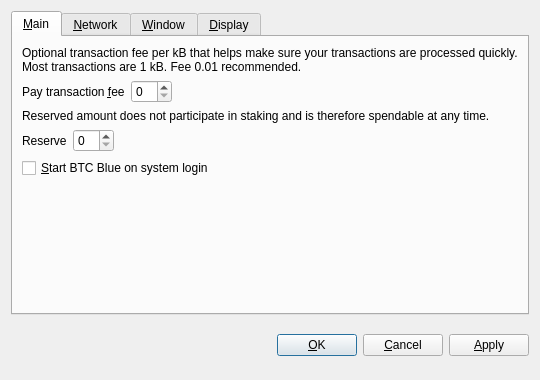
<?xml version="1.0" encoding="UTF-8"?>
<ui version="4.0">
 <class>OptionsDialog</class>
 <widget class="QDialog" name="OptionsDialog">
  <property name="geometry">
   <rect>
    <x>0</x>
    <y>0</y>
    <width>540</width>
    <height>380</height>
   </rect>
  </property>
  <property name="windowTitle">
   <string>Options</string>
  </property>
  <property name="modal">
   <bool>true</bool>
  </property>
  <layout class="QVBoxLayout" name="verticalLayout">
   <item>
    <widget class="QTabWidget" name="tabWidget">
     <property name="tabPosition">
      <enum>QTabWidget::North</enum>
     </property>
     <property name="currentIndex">
      <number>0</number>
     </property>
     <widget class="QWidget" name="tabMain">
      <attribute name="title">
       <string>&amp;Main</string>
      </attribute>
      <layout class="QVBoxLayout" name="verticalLayout_Main">
       <item>
        <widget class="QLabel" name="transactionFeeInfoLabel">
         <property name="text">
          <string>Optional transaction fee per kB that helps make sure your transactions are processed quickly. Most transactions are 1 kB. Fee 0.01 recommended.</string>
         </property>
         <property name="textFormat">
          <enum>Qt::PlainText</enum>
         </property>
         <property name="wordWrap">
          <bool>true</bool>
         </property>
        </widget>
       </item>
       <item>
        <layout class="QHBoxLayout" name="horizontalLayoutFee">
         <item>
          <widget class="QLabel" name="transactionFeeLabel">
           <property name="text">
            <string>Pay transaction &amp;fee</string>
           </property>
           <property name="textFormat">
            <enum>Qt::PlainText</enum>
           </property>
           <property name="buddy">
            <cstring>transactionFee</cstring>
           </property>
          </widget>
         </item>
         <item>
          <widget class="BitcoinAmountField" name="transactionFee"/>
         </item>
         <item>
          <spacer name="horizontalSpacerFee">
           <property name="orientation">
            <enum>Qt::Horizontal</enum>
           </property>
           <property name="sizeHint" stdset="0">
            <size>
             <width>40</width>
             <height>20</height>
            </size>
           </property>
          </spacer>
         </item>
        </layout>
       </item>
       <item>
        <widget class="QLabel" name="reserveBalanceInfoLabel">
         <property name="text">
          <string>Reserved amount does not participate in staking and is therefore spendable at any time.</string>
         </property>
         <property name="textFormat">
          <enum>Qt::PlainText</enum>
         </property>
         <property name="wordWrap">
          <bool>true</bool>
         </property>
        </widget>
       </item>
       <item>
        <layout class="QHBoxLayout" name="horizontalLayoutReserveBalance">
         <item>
          <widget class="QLabel" name="reserveBalanceLabel">
           <property name="text">
            <string>Reserve</string>
           </property>
           <property name="textFormat">
            <enum>Qt::PlainText</enum>
           </property>
           <property name="buddy">
            <cstring>reserveBalance</cstring>
           </property>
          </widget>
         </item>
         <item>
          <widget class="BitcoinAmountField" name="reserveBalance"/>
         </item>
         <item>
          <spacer name="horizontalSpacerReserveBalance">
           <property name="orientation">
            <enum>Qt::Horizontal</enum>
           </property>
           <property name="sizeHint" stdset="0">
            <size>
             <width>40</width>
             <height>20</height>
            </size>
           </property>
          </spacer>
         </item>
        </layout>
       </item>
       <item>
        <widget class="QCheckBox" name="bitcoinAtStartup">
         <property name="toolTip">
          <string>Automatically start BTC Blue after logging in to the system.</string>
         </property>
         <property name="text">
          <string>&amp;Start BTC Blue on system login</string>
         </property>
        </widget>
       </item>
       <item>
        <spacer name="verticalSpacer_Main">
         <property name="orientation">
          <enum>Qt::Vertical</enum>
         </property>
         <property name="sizeHint" stdset="0">
          <size>
           <width>20</width>
           <height>40</height>
          </size>
         </property>
        </spacer>
       </item>
      </layout>
     </widget>
     <widget class="QWidget" name="tabNetwork">
      <attribute name="title">
       <string>&amp;Network</string>
      </attribute>
      <layout class="QVBoxLayout" name="verticalLayout_Network">
       <item>
        <widget class="QCheckBox" name="mapPortUpnp">
         <property name="toolTip">
          <string>Automatically open the BTC Blue client port on the router. This only works when your router supports UPnP and it is enabled.</string>
         </property>
         <property name="text">
          <string>Map port using &amp;UPnP</string>
         </property>
        </widget>
       </item>
       <item>
        <widget class="QCheckBox" name="connectSocks">
         <property name="toolTip">
          <string>Connect to the BTC Blue network through a SOCKS5 proxy (e.g. when connecting through Tor).</string>
         </property>
         <property name="text">
          <string>&amp;Connect through SOCKS5 proxy:</string>
         </property>
        </widget>
       </item>
       <item>
        <layout class="QHBoxLayout" name="horizontalLayout_Network">
         <item>
          <widget class="QLabel" name="proxyIpLabel">
           <property name="text">
            <string>Proxy &amp;IP:</string>
           </property>
           <property name="textFormat">
            <enum>Qt::PlainText</enum>
           </property>
           <property name="buddy">
            <cstring>proxyIp</cstring>
           </property>
          </widget>
         </item>
         <item>
          <widget class="QValidatedLineEdit" name="proxyIp">
           <property name="maximumSize">
            <size>
             <width>140</width>
             <height>16777215</height>
            </size>
           </property>
           <property name="toolTip">
            <string>IP address of the proxy (e.g. 127.0.0.1)</string>
           </property>
          </widget>
         </item>
         <item>
          <widget class="QLabel" name="proxyPortLabel">
           <property name="text">
            <string>&amp;Port:</string>
           </property>
           <property name="textFormat">
            <enum>Qt::PlainText</enum>
           </property>
           <property name="buddy">
            <cstring>proxyPort</cstring>
           </property>
          </widget>
         </item>
         <item>
          <widget class="QLineEdit" name="proxyPort">
           <property name="maximumSize">
            <size>
             <width>55</width>
             <height>16777215</height>
            </size>
           </property>
           <property name="toolTip">
            <string>Port of the proxy (e.g. 9050)</string>
           </property>
          </widget>
         </item>
         <item>
          <spacer name="horizontalSpacer_Network">
           <property name="orientation">
            <enum>Qt::Horizontal</enum>
           </property>
           <property name="sizeHint" stdset="0">
            <size>
             <width>40</width>
             <height>20</height>
            </size>
           </property>
          </spacer>
         </item>
        </layout>
       </item>
       <item>
        <spacer name="verticalSpacer_Network">
         <property name="orientation">
          <enum>Qt::Vertical</enum>
         </property>
         <property name="sizeHint" stdset="0">
          <size>
           <width>20</width>
           <height>40</height>
          </size>
         </property>
        </spacer>
       </item>
      </layout>
     </widget>
     <widget class="QWidget" name="tabWindow">
      <attribute name="title">
       <string>&amp;Window</string>
      </attribute>
      <layout class="QVBoxLayout" name="verticalLayout_Window">
       <item>
        <widget class="QCheckBox" name="minimizeToTray">
         <property name="toolTip">
          <string>Show only a tray icon after minimizing the window.</string>
         </property>
         <property name="text">
          <string>&amp;Minimize to the tray instead of the taskbar</string>
         </property>
        </widget>
       </item>
       <item>
        <widget class="QCheckBox" name="minimizeOnClose">
         <property name="toolTip">
          <string>Minimize instead of exit the application when the window is closed. When this option is enabled, the application will be closed only after selecting Quit in the menu.</string>
         </property>
         <property name="text">
          <string>M&amp;inimize on close</string>
         </property>
        </widget>
       </item>
       <item>
        <spacer name="verticalSpacer_Window">
         <property name="orientation">
          <enum>Qt::Vertical</enum>
         </property>
         <property name="sizeHint" stdset="0">
          <size>
           <width>20</width>
           <height>40</height>
          </size>
         </property>
        </spacer>
       </item>
      </layout>
     </widget>
     <widget class="QWidget" name="tabDisplay">
      <attribute name="title">
       <string>&amp;Display</string>
      </attribute>
      <layout class="QVBoxLayout" name="verticalLayout_Display">
       <item>
        <layout class="QHBoxLayout" name="horizontalLayout_1_Display">
         <item>
          <widget class="QLabel" name="langLabel">
           <property name="text">
            <string>User Interface &amp;language:</string>
           </property>
           <property name="textFormat">
            <enum>Qt::PlainText</enum>
           </property>
           <property name="buddy">
            <cstring>lang</cstring>
           </property>
          </widget>
         </item>
         <item>
          <widget class="QValueComboBox" name="lang">
           <property name="toolTip">
            <string>The user interface language can be set here. This setting will take effect after restarting BTC Blue.</string>
           </property>
          </widget>
         </item>
        </layout>
       </item>
       <item>
        <layout class="QHBoxLayout" name="horizontalLayout_2_Display">
         <item>
          <widget class="QLabel" name="unitLabel">
           <property name="text">
            <string>&amp;Unit to show amounts in:</string>
           </property>
           <property name="textFormat">
            <enum>Qt::PlainText</enum>
           </property>
           <property name="buddy">
            <cstring>unit</cstring>
           </property>
          </widget>
         </item>
         <item>
          <widget class="QValueComboBox" name="unit">
           <property name="toolTip">
            <string>Choose the default subdivision unit to show in the interface and when sending coins.</string>
           </property>
          </widget>
         </item>
        </layout>
       </item>
       <item>
        <widget class="QCheckBox" name="coinControlFeatures">
         <property name="toolTip">
          <string>Whether to show coin control features or not.</string>
         </property>
         <property name="text">
          <string>Display coin &amp;control features (experts only!)</string>
         </property>
        </widget>
       </item>
       <item>
        <spacer name="verticalSpacer_Display">
         <property name="orientation">
          <enum>Qt::Vertical</enum>
         </property>
         <property name="sizeHint" stdset="0">
          <size>
           <width>20</width>
           <height>40</height>
          </size>
         </property>
        </spacer>
       </item>
      </layout>
     </widget>
    </widget>
   </item>
   <item>
    <layout class="QHBoxLayout" name="horizontalLayout_Buttons">
     <item>
      <spacer name="horizontalSpacer_1">
       <property name="orientation">
        <enum>Qt::Horizontal</enum>
       </property>
       <property name="sizeHint" stdset="0">
        <size>
         <width>40</width>
         <height>48</height>
        </size>
       </property>
      </spacer>
     </item>
     <item>
      <widget class="QLabel" name="statusLabel">
       <property name="font">
        <font>
         <weight>75</weight>
         <bold>true</bold>
        </font>
       </property>
       <property name="text">
        <string/>
       </property>
       <property name="textFormat">
        <enum>Qt::PlainText</enum>
       </property>
       <property name="wordWrap">
        <bool>true</bool>
       </property>
      </widget>
     </item>
     <item>
      <spacer name="horizontalSpacer_2">
       <property name="orientation">
        <enum>Qt::Horizontal</enum>
       </property>
       <property name="sizeHint" stdset="0">
        <size>
         <width>40</width>
         <height>48</height>
        </size>
       </property>
      </spacer>
     </item>
     <item>
      <widget class="QPushButton" name="okButton">
       <property name="text">
        <string>&amp;OK</string>
       </property>
      </widget>
     </item>
     <item>
      <widget class="QPushButton" name="cancelButton">
       <property name="text">
        <string>&amp;Cancel</string>
       </property>
       <property name="autoDefault">
        <bool>false</bool>
       </property>
      </widget>
     </item>
     <item>
      <widget class="QPushButton" name="applyButton">
       <property name="text">
        <string>&amp;Apply</string>
       </property>
       <property name="autoDefault">
        <bool>false</bool>
       </property>
      </widget>
     </item>
    </layout>
   </item>
  </layout>
 </widget>
 <customwidgets>
  <customwidget>
   <class>BitcoinAmountField</class>
   <extends>QSpinBox</extends>
   <header>bitcoinamountfield.h</header>
  </customwidget>
  <customwidget>
   <class>QValueComboBox</class>
   <extends>QComboBox</extends>
   <header>qvaluecombobox.h</header>
  </customwidget>
  <customwidget>
   <class>QValidatedLineEdit</class>
   <extends>QLineEdit</extends>
   <header>qvalidatedlineedit.h</header>
  </customwidget>
 </customwidgets>
 <resources/>
 <connections/>
</ui>
